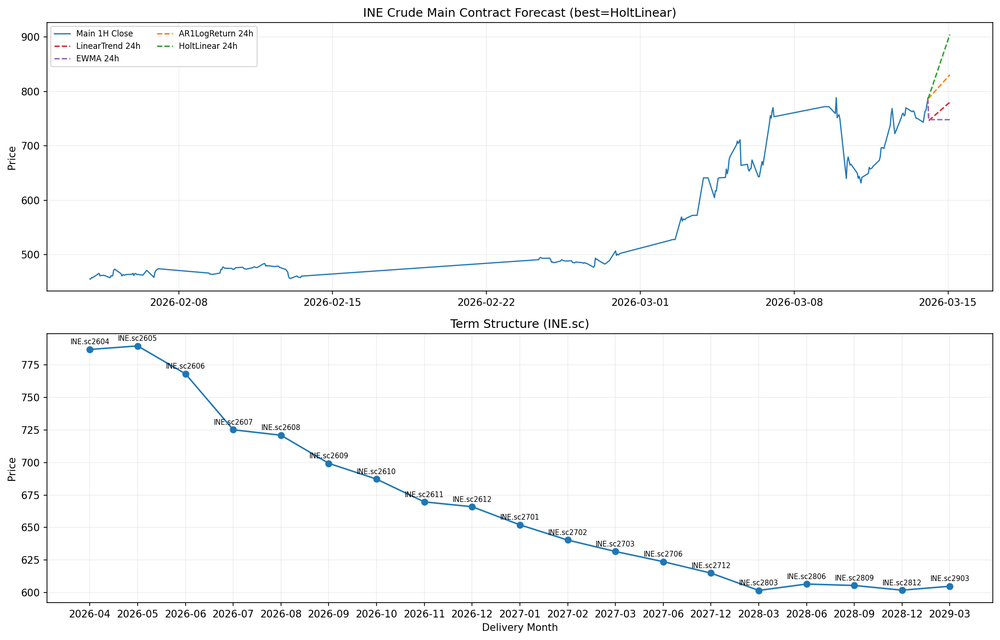
#> input picture docs/dashboard_preview.png, 1000 x 640 px, shrunk from 2085 x 1335 before the run; its folder holds only this picture in this run
$ python generate_project_report_pdf.py
#> lines starting #> are read from the running program, lines starting #| are printed output that depends on the picture
from __future__ import annotations

from datetime import datetime
from pathlib import Path
from typing import Any

import numpy as np
import pandas as pd
import matplotlib
matplotlib.use("Agg")
import matplotlib.pyplot as plt
from matplotlib import font_manager
from matplotlib.backends.backend_pdf import PdfPages


ROOT = Path(__file__).resolve().parent
OUTPUT_PDF = ROOT / "docs" / "project_overview_report.pdf"


def configure_fonts() -> None:
    candidates = ["Microsoft YaHei", "SimHei", "Noto Sans CJK SC", "Arial Unicode MS"]
    selected = None
    for name in candidates:
        try:
            font_manager.findfont(name, fallback_to_default=False)
            selected = name
            break
        except Exception:
            continue
#> (reads strategy_system_tool/output/ma_KQ_m_INE_sc_trades.csv from the repository)
#> (reads strategy_system_tool/output/ma_KQ_m_INE_sc_equity.csv from the repository)
#> (reads strategy_system_tool/output/ma_KQ_m_INE_sc_grid_compare.csv from the repository)
#> (reads strategy_system_tool/output/wf_ma_KQ_m_INE_sc_folds.csv from the repository)
    plt.rcParams["font.family"] = selected if selected else "DejaVu Sans"
    plt.rcParams["axes.unicode_minus"] = False


def new_page(title: str, subtitle: str = ""):
    fig = plt.figure(figsize=(8.27, 11.69))  # A4
    ax = fig.add_axes([0.07, 0.06, 0.86, 0.90])
    ax.axis("off")
    ax.text(0.0, 0.98, title, fontsize=22, fontweight="bold", va="top")
    if subtitle:
        ax.text(0.0, 0.94, subtitle, fontsize=11, color="#666666", va="top")
    return fig, ax


def add_bullets(ax, y_start: float, lines: list[str], fontsize: int = 12, line_gap: float = 0.045) -> float:
#> called with y_start = 0.87, fontsize = 12, line_gap = 0.05
    y = y_start
    for line in lines:
        ax.text(0.0, y, f"- {line}", fontsize=fontsize, va="top")
        y -= line_gap
    return y


def draw_table(ax, columns: list[str], rows: list[list[Any]], bbox: tuple[float, float, float, float], fontsize: int = 10):
    tbl = ax.table(cellText=rows, colLabels=columns, loc="center", cellLoc="center", bbox=bbox)
    tbl.auto_set_font_size(False)
    tbl.set_fontsize(fontsize)
    for (r, c), cell in tbl.get_celld().items():
        cell.set_edgecolor("#D1D5DB")
        if r == 0:
            cell.set_facecolor("#F3F4F6")
            cell.set_text_props(weight="bold")
    return tbl


def safe_read_csv(path: Path) -> pd.DataFrame:
    if not path.exists():
        return pd.DataFrame()
    return pd.read_csv(path)


def compute_strategy_metrics() -> dict[str, Any]:
    out_dir = ROOT / "strategy_system_tool" / "output"
    trades = safe_read_csv(out_dir / "ma_KQ_m_INE_sc_trades.csv")
    equity = safe_read_csv(out_dir / "ma_KQ_m_INE_sc_equity.csv")
    grid = safe_read_csv(out_dir / "ma_KQ_m_INE_sc_grid_compare.csv")
    wf = safe_read_csv(out_dir / "wf_ma_KQ_m_INE_sc_folds.csv")

    result: dict[str, Any] = {
        "trades": len(trades),
        "win_rate": np.nan,
        "profit_factor": np.nan,
        "payoff_ratio": np.nan,
        "total_return": np.nan,
        "max_drawdown": np.nan,
        "best_grid": {},
        "wf_positive_fold_ratio": np.nan,
        "wf_mean_oos_return": np.nan,
        "wf_mean_oos_sharpe": np.nan,
    }

    if not trades.empty:
        pnl = pd.to_numeric(trades["pnl"], errors="coerce").fillna(0.0)
        wins = pnl[pnl > 0].sum()
        losses = -pnl[pnl < 0].sum()
        result["win_rate"] = float((pnl > 0).mean())
        result["profit_factor"] = float(wins / losses) if losses > 0 else np.nan
        avg_win = pnl[pnl > 0].mean() if (pnl > 0).any() else np.nan
        avg_loss = -pnl[pnl < 0].mean() if (pnl < 0).any() else np.nan
        result["payoff_ratio"] = float(avg_win / avg_loss) if avg_loss and not np.isnan(avg_loss) else np.nan

    if not equity.empty and "equity" in equity.columns:
        eq = pd.to_numeric(equity["equity"], errors="coerce").dropna()
        if len(eq) >= 2:
            result["total_return"] = float(eq.iloc[-1] / eq.iloc[0] - 1.0)
            dd = (eq / eq.cummax() - 1.0).min()
            result["max_drawdown"] = float(dd)

    if not grid.empty:
        top = grid.sort_values("score", ascending=False).iloc[0]
        result["best_grid"] = {
            "fast_ma": int(top["fast_ma"]),
            "slow_ma": int(top["slow_ma"]),
            "stop_atr": float(top["stop_atr"]),
            "rr": float(top["rr"]),
            "risk_per_trade": float(top["risk_per_trade"]),
            "score": float(top["score"]),
            "return": float(top["total_return"]),
            "sharpe": float(top["sharpe"]),
            "max_dd": float(top["max_drawdown"]),
            "trades": int(top["trades"]),
            "win_rate": float(top["win_rate"]),
        }

    if not wf.empty:
        oos_ret = pd.to_numeric(wf["oos_total_return"], errors="coerce").fillna(0.0)
        oos_sharpe = pd.to_numeric(wf["oos_sharpe"], errors="coerce").fillna(0.0)
        result["wf_positive_fold_ratio"] = float((oos_ret > 0).mean())
        result["wf_mean_oos_return"] = float(oos_ret.mean())
        result["wf_mean_oos_sharpe"] = float(oos_sharpe.mean())

    return result


def compute_term_structure_metrics() -> dict[str, Any]:
    csv_path = ROOT / "term_structure_tool" / "output" / "INE_sc_term_structure.csv"
    df = safe_read_csv(csv_path)
    if df.empty:
        return {"available": False}

    df = df.copy()
    df["expire_dt"] = pd.to_datetime(df["expire_dt"], errors="coerce")
    df["close"] = pd.to_numeric(df["close"], errors="coerce")
    df = df.dropna(subset=["expire_dt", "close"]).sort_values("expire_dt").reset_index(drop=True)
    if df.empty:
        return {"available": False}

    near = float(df["close"].iloc[0])
    far = float(df["close"].iloc[-1])
    spread = far - near
    spread_pct = spread / near if near else np.nan
    slope = float(np.polyfit(np.arange(len(df), dtype=float), df["close"].to_numpy(dtype=float), 1)[0]) if len(df) >= 2 else 0.0

    threshold = 0.01
    if spread_pct > threshold and slope > 0:
        structure = "升水结构（Contango）"
    elif spread_pct < -threshold and slope < 0:
        structure = "贴水结构（Backwardation）"
    else:
        structure = "平坦/混合结构"

    return {
        "available": True,
        "contracts": len(df),
        "near_symbol": str(df["symbol"].iloc[0]),
        "far_symbol": str(df["symbol"].iloc[-1]),
        "near_close": near,
        "far_close": far,
        "spread": spread,
        "spread_pct": spread_pct,
        "slope": slope,
        "structure": structure,
    }


def collect_project_snapshot() -> dict[str, Any]:
    module_paths = {
        "行情看板模块": ROOT / "ine_crude_dashboard.py",
        "期限结构模块": ROOT / "term_structure_tool",
        "策略回测模块": ROOT / "strategy_system_tool",
        "分层强化学习模块": ROOT / "hmarl_cbf",
        "测试集": ROOT / "tests",
    }

    rows = []
    for name, path in module_paths.items():
        if path.is_file():
            py_count = 1
            file_count = 1
        elif path.exists():
            py_count = len(list(path.rglob("*.py")))
            file_count = len([p for p in path.rglob("*") if p.is_file()])
        else:
            py_count = 0
            file_count = 0
        rows.append({"模块": name, "路径": str(path.relative_to(ROOT)), "Python文件数": py_count, "文件总数": file_count})

    return {"module_rows": rows}


def add_image(fig, img_path: Path, rect: tuple[float, float, float, float], title: str):
#> called with rect = (0.1, 0.12, 0.8, 0.38), title = '行情看板预览'
    if not img_path.exists():
        ax = fig.add_axes(rect)
        ax.axis("off")
        ax.text(0.5, 0.5, f"未找到图片:\n{img_path}", ha="center", va="center", color="#B91C1C", fontsize=11)
        return

    img = plt.imread(img_path)
#> img is the input picture: shape (640, 1000, 4) float32; mean R, G, B, A 0.976, 0.977, 0.979, 1
    ax = fig.add_axes(rect)
    ax.imshow(img)
    ax.axis("off")
    ax.set_title(title, fontsize=10)


def build_pdf(output_path: Path) -> None:
    output_path.parent.mkdir(parents=True, exist_ok=True)
    configure_fonts()

    snapshot = collect_project_snapshot()
    strategy = compute_strategy_metrics()
    term = compute_term_structure_metrics()

    dashboard_img = ROOT / "docs" / "dashboard_preview.png"
    strategy_best_img = ROOT / "strategy_system_tool" / "output" / "ma_KQ_m_INE_sc_best_chart.png"
    wf_img = ROOT / "strategy_system_tool" / "output" / "wf_ma_KQ_m_INE_sc_oos_equity.png"
    term_img = ROOT / "term_structure_tool" / "output" / "INE_sc_term_structure.png"

    with PdfPages(output_path) as pdf:
        # Page 1: cover
        fig, ax = new_page("项目说明文档", "自动汇总项目结构、关键结果与图表展示")
        y = add_bullets(
            ax,
            0.87,
            [
                "项目目标：构建面向原油量化研究的分析与回测工具集。",
                "主要能力：行情可视化、多模型预测、期限结构识别、策略回测与参数优化。",
                "结果来源：strategy_system_tool/output 与 term_structure_tool/output。",
            ],
            fontsize=12,
            line_gap=0.05,
        )
        ax.text(0.0, y - 0.02, f"生成时间：{datetime.now().strftime('%Y-%m-%d %H:%M:%S')}", fontsize=11, color="#555")
        ax.text(0.0, y - 0.08, f"文档路径：{output_path}", fontsize=10, color="#333")
        add_image(fig, dashboard_img, (0.10, 0.12, 0.80, 0.38), "行情看板预览")
        pdf.savefig(fig)
        plt.close(fig)

        # Page 2: project structure
        fig, ax = new_page("1. 项目结构总览", "模块划分与代码规模概览")
        rows = [[r["模块"], r["路径"], r["Python文件数"], r["文件总数"]] for r in snapshot["module_rows"]]
        draw_table(ax, ["模块", "路径", "Python文件数", "文件总数"], rows, bbox=(0.00, 0.45, 1.00, 0.43), fontsize=11)
        add_bullets(
            ax,
            0.36,
            [
                "行情看板模块：基于 TqSdk 读取主连与多合约数据，输出 HTML 可视化报告。",
                "期限结构模块：输出同品种多月合约收盘价曲线并判定升贴水。",
                "策略回测模块：提供单次回测、网格优化、滚动样本外验证。",
                "hmarl_cbf 模块：分层控制/强化学习相关实验代码与训练脚本。",
            ],
            fontsize=11,
            line_gap=0.05,
        )
        pdf.savefig(fig)
        plt.close(fig)

        # Page 3: strategy metrics
        fig, ax = new_page("2. 策略回测结果", "标的：KQ.m@INE.sc（均线策略）")
        metric_rows = [
            ["交易次数", f"{strategy['trades']}"],
            ["胜率", f"{strategy['win_rate'] * 100:.2f}%" if pd.notna(strategy["win_rate"]) else "N/A"],
            ["盈亏比", f"{strategy['payoff_ratio']:.3f}" if pd.notna(strategy["payoff_ratio"]) else "N/A"],
            ["Profit Factor", f"{strategy['profit_factor']:.3f}" if pd.notna(strategy["profit_factor"]) else "N/A"],
            ["总收益率", f"{strategy['total_return'] * 100:.2f}%" if pd.notna(strategy["total_return"]) else "N/A"],
            ["最大回撤", f"{strategy['max_drawdown'] * 100:.2f}%" if pd.notna(strategy["max_drawdown"]) else "N/A"],
            ["样本外正收益折占比", f"{strategy['wf_positive_fold_ratio'] * 100:.2f}%" if pd.notna(strategy["wf_positive_fold_ratio"]) else "N/A"],
            ["样本外平均收益率(每折)", f"{strategy['wf_mean_oos_return'] * 100:.2f}%" if pd.notna(strategy["wf_mean_oos_return"]) else "N/A"],
            ["样本外平均夏普", f"{strategy['wf_mean_oos_sharpe']:.3f}" if pd.notna(strategy["wf_mean_oos_sharpe"]) else "N/A"],
        ]
        draw_table(ax, ["指标", "数值"], metric_rows, bbox=(0.00, 0.44, 0.56, 0.46), fontsize=11)

        best = strategy.get("best_grid", {})
        best_rows = [
            ["fast_ma", best.get("fast_ma", "N/A")],
            ["slow_ma", best.get("slow_ma", "N/A")],
            ["stop_atr", best.get("stop_atr", "N/A")],
            ["rr", best.get("rr", "N/A")],
            ["risk_per_trade", best.get("risk_per_trade", "N/A")],
            ["score", f"{best.get('score', np.nan):.3f}" if best else "N/A"],
            ["网格最优收益率", f"{best.get('return', np.nan) * 100:.2f}%" if best else "N/A"],
            ["网格最优夏普", f"{best.get('sharpe', np.nan):.3f}" if best else "N/A"],
        ]
        draw_table(ax, ["最优参数项", "值"], best_rows, bbox=(0.60, 0.44, 0.40, 0.46), fontsize=10)
        add_bullets(
            ax,
            0.35,
            [
                "网格优化显示，最优参数组合获得正收益与较高估算夏普。",
                "滚动样本外验证均值仍偏弱，提示策略存在过拟合风险。",
                "建议优先做样本外稳健性改进，再考虑扩大资金规模。",
            ],
            fontsize=11,
            line_gap=0.05,
        )
        pdf.savefig(fig)
        plt.close(fig)

        # Page 4: strategy figures
        fig, ax = new_page("3. 策略图表展示", "最优回测曲线 + 样本外折间权益曲线")
        add_image(fig, strategy_best_img, (0.08, 0.50, 0.84, 0.36), "网格最优参数回测图")
#> call 2 of add_image, with rect = (0.08, 0.5, 0.84, 0.36), title = '网格最优参数回测图'
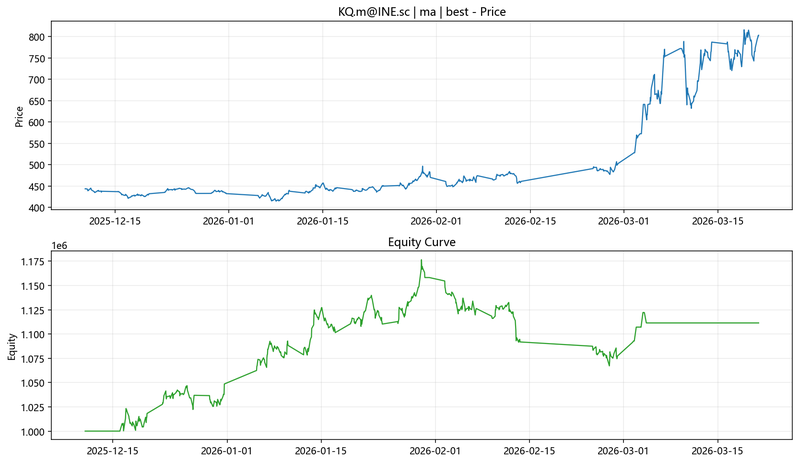
#> input picture strategy_system_tool/output/ma_KQ_m_INE_sc_best_chart.png, 799 x 463 px, shrunk from 1666 x 965 before the run
#> in add_image, img is the input picture: shape (463, 799, 4) float32; mean R, G, B, A 0.972, 0.976, 0.975, 1
        add_image(fig, wf_img, (0.08, 0.12, 0.84, 0.30), "滚动验证样本外权益曲线")
#> call 3 of add_image, with rect = (0.08, 0.12, 0.84, 0.3), title = '滚动验证样本外权益曲线'
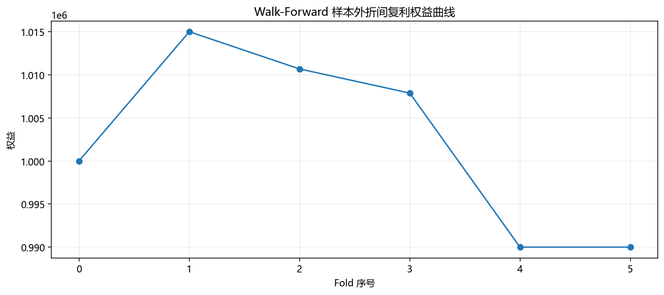
#> input picture strategy_system_tool/output/wf_ma_KQ_m_INE_sc_oos_equity.png, 664 x 295 px, shrunk from 1385 x 615 before the run
#> in add_image, img is the input picture: shape (295, 664, 4) float32; mean R, G, B, A 0.979, 0.981, 0.982, 1
        pdf.savefig(fig)
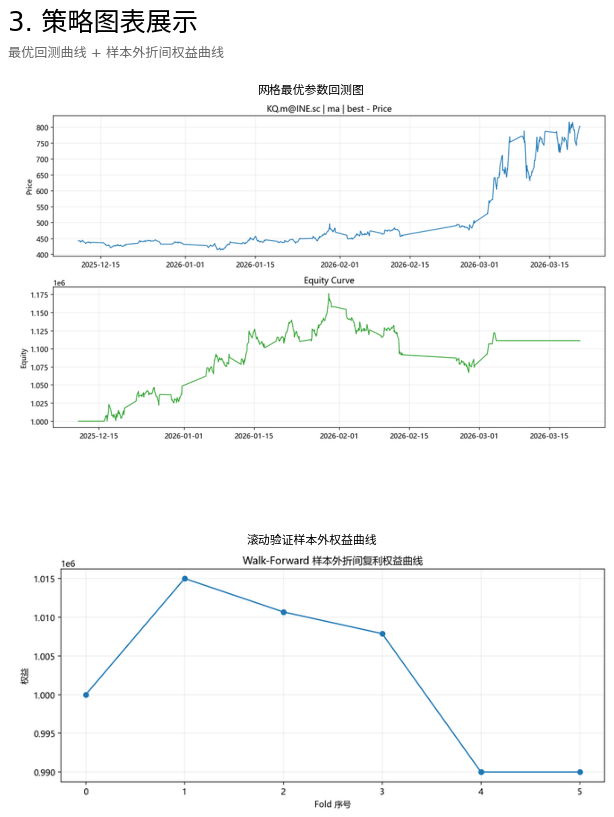
#> figure drawn by matplotlib, 2 panels
        plt.close(fig)

        # Page 5: term structure results
        fig, ax = new_page("4. 期限结构结果", "品种：INE.sc")
        if term.get("available"):
            term_rows = [
                ["合约数量", f"{term['contracts']}"],
                ["近月合约", term["near_symbol"]],
                ["远月合约", term["far_symbol"]],
                ["近月收盘价", f"{term['near_close']:.2f}"],
                ["远月收盘价", f"{term['far_close']:.2f}"],
                ["远近月价差", f"{term['spread']:.2f}"],
                ["远近月价差比例", f"{term['spread_pct'] * 100:.2f}%"],
                ["曲线斜率(线性拟合)", f"{term['slope']:.4f}"],
                ["结构判断", term["structure"]],
            ]
            draw_table(ax, ["指标", "结果"], term_rows, bbox=(0.00, 0.48, 0.52, 0.42), fontsize=11)
            add_bullets(
                ax,
                0.42,
                [
                    "若为贴水结构，可重点跟踪近强远弱是否继续。",
                    "若出现结构快速反转，需及时调整跨期价差策略方向。",
                    "实际交易需考虑流动性、换月、保证金与极端事件风险。",
                ],
                fontsize=10,
                line_gap=0.045,
            )
        else:
            ax.text(0.0, 0.80, "未检测到期限结构数据文件，无法展示该部分结果。", fontsize=12, color="#B91C1C")
        add_image(fig, term_img, (0.56, 0.12, 0.40, 0.76), "期限结构曲线")
#> call 4 of add_image, with rect = (0.56, 0.12, 0.4, 0.76), title = '期限结构曲线'
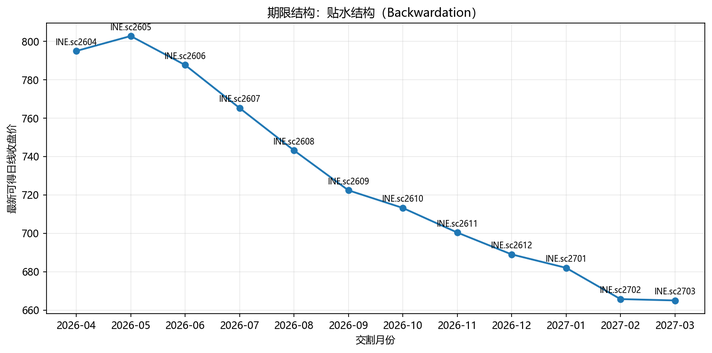
#> input picture term_structure_tool/output/INE_sc_term_structure.png, 712 x 353 px, shrunk from 1485 x 735 before the run
#> in add_image, img is the input picture: shape (353, 712, 4) float32; mean R, G, B, A 0.97, 0.972, 0.974, 1
        pdf.savefig(fig)
        plt.close(fig)

        # Page 6: conclusion
        fig, ax = new_page("5. 结论与后续计划", "项目阶段性总结")
        add_bullets(
            ax,
            0.88,
            [
                "项目已形成“行情观察 -> 结构分析 -> 回测验证”的闭环工具链。",
                "已有结果显示：参数优化可显著改善样本内表现，但样本外稳定性仍需加强。",
                "期限结构当前表现为贴水（Backwardation）特征，可用于跨期研究。",
                "建议下一步：加入交易成本敏感性、结构切换检测和多市场对比验证。",
            ],
            fontsize=12,
            line_gap=0.055,
        )
        ax.text(0.0, 0.53, "附注：本报告用于研究与工程文档展示，不构成投资建议。", fontsize=11, color="#374151")
        pdf.savefig(fig)
        plt.close(fig)


def main() -> None:
    build_pdf(OUTPUT_PDF)
    print(f"Generated: {OUTPUT_PDF}")


if __name__ == "__main__":
    main()
